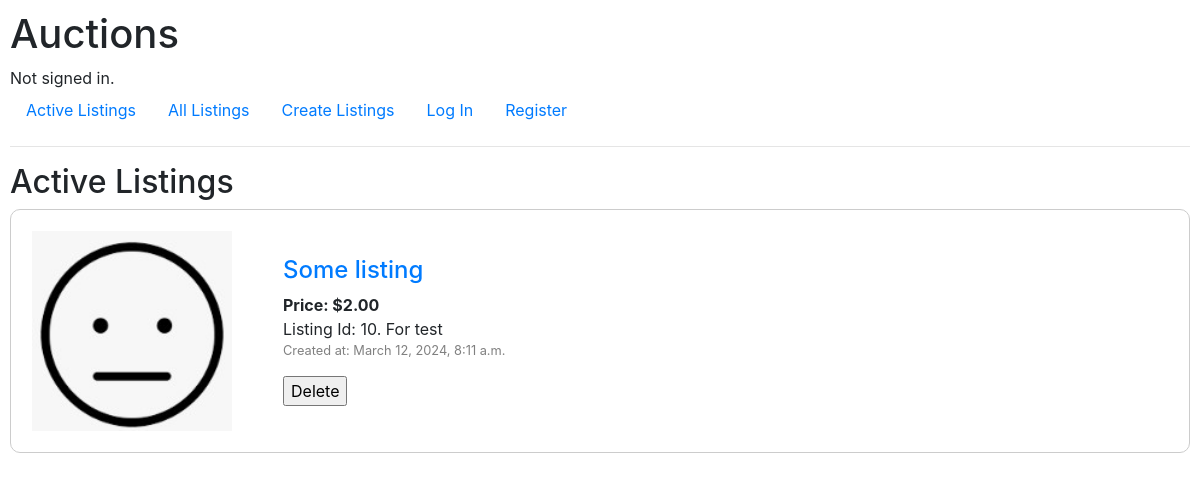
/auctions/listing/all_listing/, run on an earlier commit of the app's database.
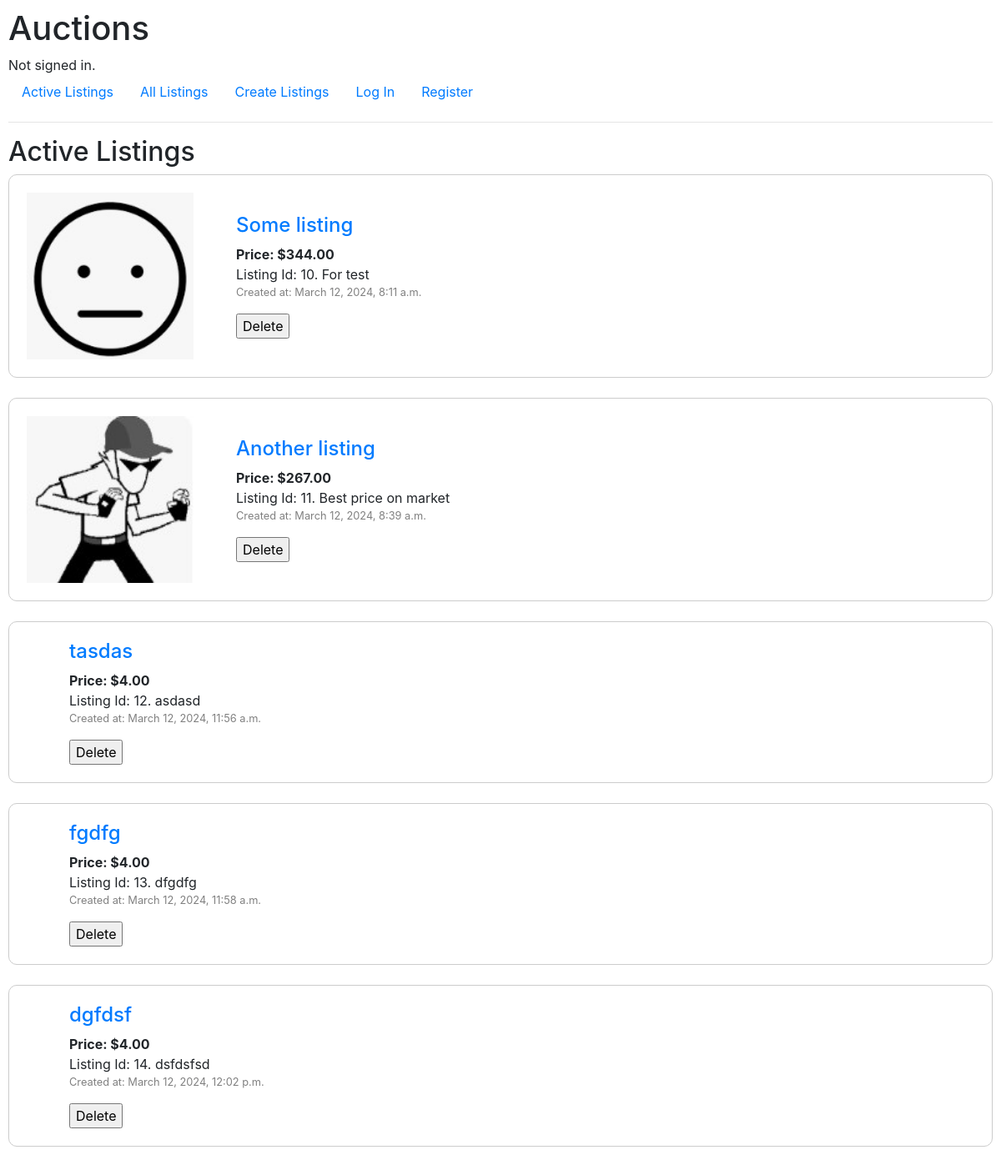
And on a later commit of the database.
### auctions/models.py (models this page shows, shortened)
class Listing(models.Model):
    user = models.ForeignKey(User, on_delete=models.CASCADE)
    title = models.TextField(max_length=64)
    text = models.TextField(max_length=512)
    start_bid = models.DecimalField(max_digits=10, decimal_places=2, validators=[MinValueValidator(0)])
    image = models.ImageField(upload_to='listing_images/', validators=[validate_image_size], blank=True, null=True)
    created_at = models.DateTimeField(auto_now_add=True)
    updated_at = models.DateTimeField(auto_now=True)
    current_highest_bid = models.DecimalField(max_digits=10, decimal_places=2, default=0)
    is_active = models.BooleanField(default=True)
    winner = models.ForeignKey(User, on_delete=models.SET_NULL, null=True, blank=True, related_name='won_listings')

### auctions/views.py (the view)
# urls.py: path('auctions/listing/all_listing/', views.all_listing, name='all_listing'),
def all_listing(request):
    listings = Listing.objects.all()
    return render(request, 'auctions/listing/all_listing.html', {'listings': listings})

### auctions/templates/auctions/listing/all_listing.html (shortened to what this page needs)
{% extends "auctions/layout.html" %}
{% block body %}
    <h2>Active Listings</h2>
        {% for item in listings %}
        <div class="listing_container">
            <table>
                <td>
                    {% if item.image %}
                    <a href="/auctions/listing/{{ item.id }}"><img src="{{ item.image.url }}" style="width: 200px; height: 200px;" alt="Listing Image" class="img-fluid"></a><br>
                    {% endif %}
                </td>
                <td class="table_margin">
                    {% if item.is_active %}
                    <h4><a href="/auctions/listing/{{ item.id }}">{{ item.title }}</a></h4>
                    {% else %}
                    <h4><a href="/auctions/listing/{{ item.id }}">{{ item.title }}</a> - [Closed]</h4>
                    {% endif %}
                    <b>Price: ${{ item.start_bid }}</b></br>
                    Listing Id: {{ item.id }}. {{ item.text }}<br>
                    <p class="created_at">Created at: {{ item.created_at }}</p>
                    <form method="post" action="{% url 'delete_listing' item.pk %}">
                        <input type="submit" value="Delete">
                    </form>
                </td>
            </table>
        </div><br>
        {% endfor %}
{% endblock %}

What changed in the data, as far as the page shows it:
changed Listing "Some listing": start_bid "2.00" → "344.00"
added Listing: image (picture), title "Another listing", start_bid "267.00", id "11", text "Best price on market", created_at "March 12, 2024, 8:39 a.m."
added Listing: title "tasdas", start_bid "4.00", id "12", text "asdasd", created_at "March 12, 2024, 11:56 a.m."
added Listing: title "fgdfg", start_bid "4.00", id "13", text "dfgdfg", created_at "March 12, 2024, 11:58 a.m."
added Listing: title "dgfdsf", start_bid "4.00", id "14", text "dsfdsfsd", created_at "March 12, 2024, 12:02 p.m."
